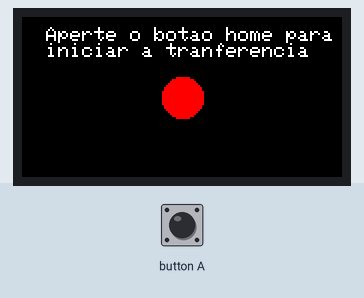
This sketch was run on a simulated ESP32. On the bench: 160×80 colour display. Inputs (shaded band) come from the test bench. Storage starts empty; what the sketch prints to the serial monitor is not drawn.

Above: at 1.3 s.
1.4 s: button A pressed for 0.15 s
At 2.6 s:
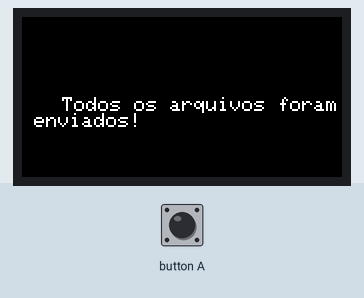
4.1 s: button A pressed for 1 s
7.6 s: button A pressed for 3.2 s
Timing chart, 0 to 10.6 s (numbered marks = the images above; inputs shaded):
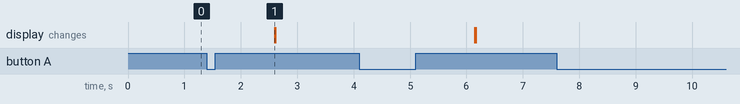

The sketch:

transfer_imu_serial.ino
```cpp
#include <M5StickC.h>
#include <Preferences.h>
#include <SPIFFS.h>
#include <string>

String file_path = "/M5Stack/";
bool SPIFFS_FORMAT = false;

bool error = false, send = false, start = false;

int check_num_files() {
  if(SPIFFS.begin()) {
    for(int index=0 ; true ; index++) {
      String file_path_index = file_path + String(index) + ".txt";
      if(!SPIFFS.exists(file_path_index)) return index - 1;
    }
  }
}

void setup() {
  // put your setup code here, to run once:
  M5.begin();
  M5.Lcd.setRotation(1);
  M5.IMU.Init();
  M5.Lcd.setTextColor(WHITE);
  Serial.begin(9600);
  // preferences.begin("my-app", false);
  // preferences.putUInt("index", 0);
  // preferences.end();

  if (SPIFFS_FORMAT) {
    SPIFFS.format();
  }
}

void loop() {

  M5.Lcd.fillScreen(BLACK);
  M5.Lcd.fillCircle(80, 40, 10, RED);
  while(!send) {
    M5.Lcd.setCursor(0, 5);
    if(!error) {
      M5.Lcd.print("  Aperte o botao home para\n  iniciar a tranferencia");
      // wait for push button HOME
      if(digitalRead(M5_BUTTON_HOME) == LOW) {
        while(digitalRead(M5_BUTTON_HOME) == LOW)
          ;
        send = true;
        // Serial.println("Botao pressionado");
        // send = false;
        break;
      }
    }
  }

  delay(1000);

  if(send) {
    int max = check_num_files();
    M5.Lcd.fillScreen(BLACK);
    M5.Lcd.fillCircle(80, 40, 10, GREEN);
    for(int i=0; i <= max; i++) {
      String file_name = String(i) + ".txt";
      // M5.Lcd.fillScreen(BLACK);
      // M5.Lcd.setCursor(20, 40);
      // M5.Lcd.println("Enviando arquivo:");
      // M5.Lcd.setCursor(20, 40);
      // M5.Lcd.print(file_name);
      String file_id = "f," + file_name;
      Serial.println(file_id);
      delay(500);
      String file_path_index = file_path + file_name;
      File dataFile = SPIFFS.open(file_path_index);
      String line = String(dataFile.readString());
      Serial.println(line);
      delay(500);
    }
    M5.Lcd.fillScreen(BLACK);
    M5.Lcd.setCursor(20, 40);
    M5.Lcd.println("Todos os arquivos foram enviados!");
    Serial.println("END");
    send = false;
  }
}
```

Measured:
- after the input at 1.4 s, the display: changes after 1.2 s (image 1)
